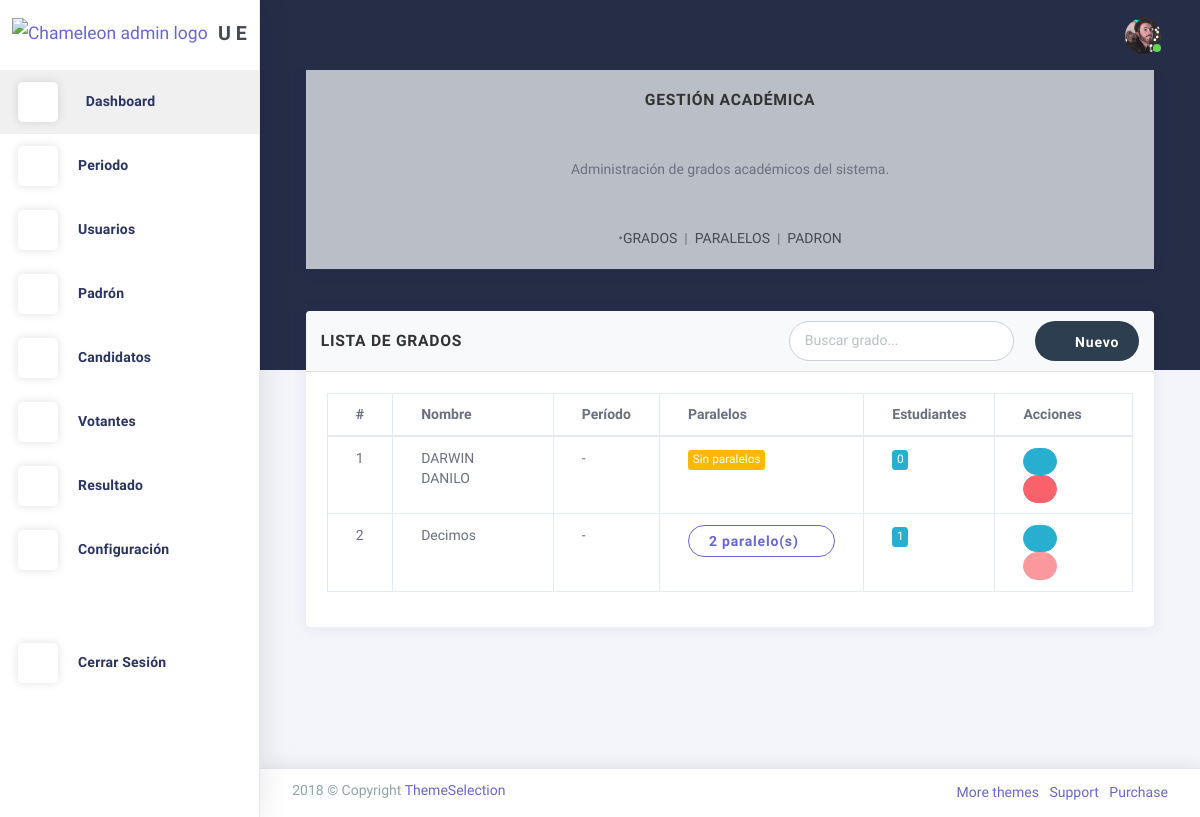
The page /grados/ on the database its author committed.
### Aplicaciones/padron/models.py (models this page shows, shortened)
class Grado(models.Model):
    nombre = models.CharField(max_length=50)
    periodo = models.ForeignKey(
        Periodo,
        on_delete=models.SET_NULL,
        null=True,
        blank=True,
        related_name='grados',
        verbose_name="Período académico"
    )
    class Meta:
        unique_together = ('nombre', 'periodo')
        ordering = ['nombre']
        verbose_name = "Grado"
        verbose_name_plural = "Grados"

### Aplicaciones/padron/views.py (the view)
# urls.py: path('grados/', GradoListView.as_view(), name='listar_grados'),
class GradoListView(ListView):
    model = Grado
    template_name = 'grados/agregarGrado.html'
    context_object_name = 'grados'
    paginate_by = 10
    def get_queryset(self):
        return Grado.objects.select_related('periodo').prefetch_related('paralelos').order_by('nombre')
    def get_context_data(self, **kwargs):
        context = super().get_context_data(**kwargs)
        context['periodo_actual'] = Periodo.objects.order_by('-fecha_inicio').first()
        return context

### Aplicaciones/padron/templates/grados/agregarGrado.html (shortened to what this page needs)
{% extends 'plantilla.html' %}
{% block contenido %}
<div class="card mb-3">
  <div class="card-body bg-light text-center">
    <h5 class="card-title mb-4"><strong>Gestión Académica</strong></h5>
    <p class="card-text mb-4">
      Administración de grados académicos del sistema.
    </p>
    <nav class="d-flex justify-content-center gap-3">
      <span class="text-muted">•</span>
      <a href="{% url 'listar_grados' %}" class="text-decoration-none text-dark {% if request.path == '/grados/' %} text-decoration-underline {% endif %}">GRADOS</a>
      <span>&nbsp;&nbsp;</span>
      <span class="text-muted">|</span>
      <span>&nbsp;&nbsp;</span>
      <a href="{% url 'listar_paralelos' %}" class="text-decoration-none text-dark {% if request.path == '/paralelos/' %} text-decoration-underline {% endif %}">PARALELOS</a>
      <span>&nbsp;&nbsp;</span>
      <span class="text-muted">|</span>
      <span>&nbsp;&nbsp;</span>
      <a href="{% url 'gestion_padron' %}" class="text-decoration-none text-dark  text-decoration-underline ">PADRON</a>
    </nav>
  </div>
</div>
<section id="listar-grados" class="row match-height">
  <div class="col-sm-12">
    <div class="card">
      <div class="card-header d-flex flex-column flex-md-row justify-content-between align-items-md-center">
        <h4 class="card-title mb-2 mb-md-0">Lista de Grados</h4>
        <div class="d-flex flex-column flex-md-row align-items-stretch justify-content-md-end">
          <input type="text" class="form-control mb-2 mb-md-0 mr-md-2" placeholder="Buscar grado..." id="buscarGrado">
          <button type="button" class="btn btn-primary" data-toggle="modal" data-target="#modalAgregarGrado">
            <i class="la la-plus"></i> Nuevo
          </button>
        </div>
      </div>
      <div class="card-content">
        <div class="card-body">
          <div class="table-responsive">
            <table class="table table-bordered" id="tablaGrados">
              <thead>
                <tr>
                  <th>#</th>
                  <th>Nombre</th>
                  <th>Período</th>
                  <th>Paralelos</th>
                  <th>Estudiantes</th>
                  <th>Acciones</th>
                </tr>
              </thead>
              <tbody>
                {% for grado in grados %}
                  <tr>
                    <td>{{ forloop.counter }}</td>
                    <td>{{ grado.nombre }}</td>
                    <td>{{ grado.periodo.nombre|default:"-" }}</td>
                    <td>
                      {% if grado.paralelos.count > 0 %}
                        <div class="dropdown">
                          <button class="btn btn-sm btn-outline-primary dropdown-toggle" type="button" data-toggle="dropdown">
                            {{ grado.paralelos.count }} paralelo(s)
                          </button>
                        </div>
                      {% else %}
                        <span class="badge badge-warning">Sin paralelos</span>
                      {% endif %}
                    </td>
                    <td>
                      <span class="badge badge-info">{{ grado.padronelectoral_set.count }}</span>
                    </td>
                    <td class="action-buttons">
                      <button type="button" class="btn btn-info btn-sm" data-toggle="modal" data-target="#editarGradoModal{{ grado.id }}">
                        <i class="la la-edit"></i>
                      </button>
                      {% if grado.padronelectoral_set.count == 0 %}
                        <button type="button" class="btn btn-danger btn-sm" data-toggle="modal" data-target="#eliminarGradoModal{{ grado.id }}">
                          <i class="la la-trash"></i>
                        </button>
                      {% else %}
                        <button type="button" class="btn btn-danger btn-sm" disabled title="No se puede eliminar (tiene estudiantes)">
                          <i class="la la-trash"></i>
                        </button>
                      {% endif %}
                    </td>
                  </tr>
                {% endfor %}
              </tbody>
            </table>
          </div>
        </div>
      </div>
    </div>
  </div>
</section>
{% endblock %}

### sistema_voto_ue_riobamba/static/css/style.css (style rules this page uses)
.card-title { font-weight: bold; font-size: 1.2rem; text-transform: uppercase; color: #333; }
.card-header { background-color: #f8f9fa; border-bottom: 1px solid #ddd; padding: 10px 15px; }
.action-buttons .btn { margin-right: 5px; font-size: 0.8rem; padding: 3px 8px; }
.form-control { border-radius: 20px; border: 1.5px solid #ccd1d9; padding: 10px 15px; font-size: 14px; transition: all 0.3s; }
.btn { border-radius: 20px; padding: 8px 20px; font-size: 14px; font-weight: 600; }
.btn-primary { background-color: #2c3e50; border: none; }

### rows shown on the page
Grado: nombre "DARWIN DANILO", periodo.nombre "-", shows "Sin paralelos", padronelectoral_set.count "0"
Grado: nombre "Decimos", periodo.nombre "-", paralelos.count "2", padronelectoral_set.count "1"
